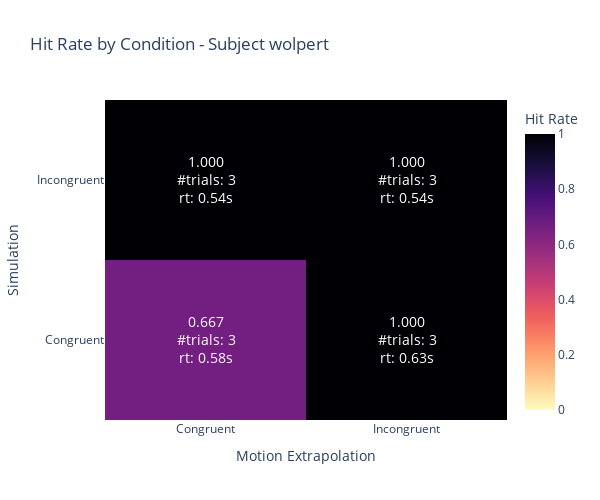
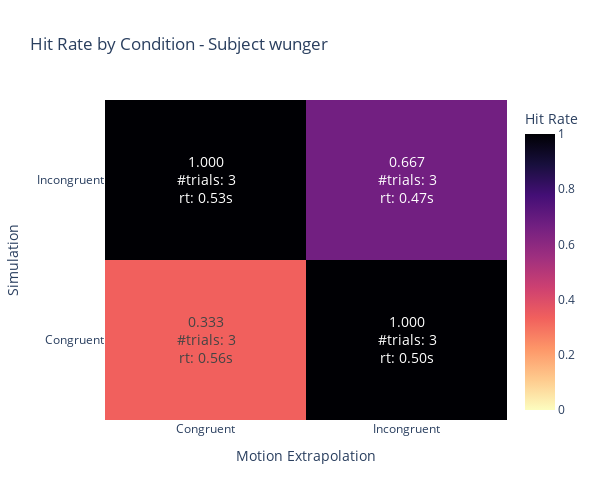
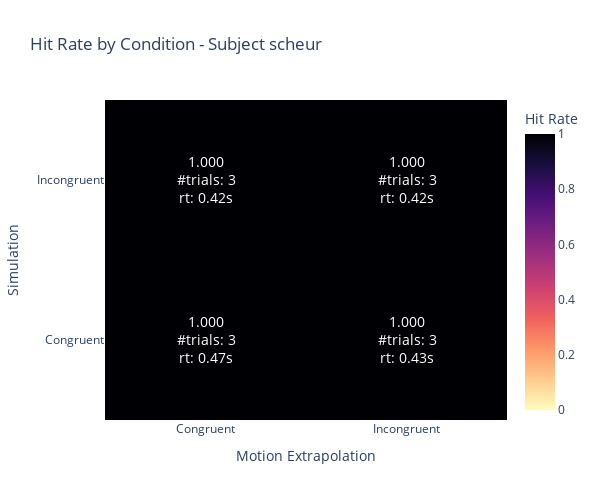
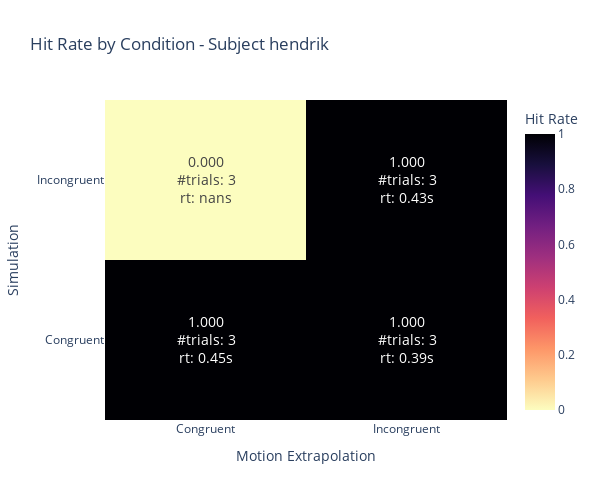

Write notebook code for charts like these, in order.
### Code cell
for this_name in all_sub_names:
    wie = get_data(subject=f"sub-{this_name}", task="ball_hue")
    
    # Get hit rates for each condition
    simc_xpolc = get_hit_rate(df=wie, sim_con=True, expol_con=True, return_df=True)["accuracy"]
    simc_xpoli = get_hit_rate(df=wie, sim_con=True, expol_con=False, return_df=True)["accuracy"]
    simi_xpolc = get_hit_rate(df=wie, sim_con=False, expol_con=True, return_df=True)["accuracy"]
    simi_xpoli = get_hit_rate(df=wie, sim_con=False, expol_con=False, return_df=True)["accuracy"]
    
    cc_rt = get_rt(df=wie, sim_con=True, expol_con=True, return_df=False)
    ci_rt = get_rt(df=wie, sim_con=True, expol_con=False, return_df=False)
    ic_rt = get_rt(df=wie, sim_con=False, expol_con=True, return_df=False)
    ii_rt = get_rt(df=wie, sim_con=False, expol_con=False, return_df=False)

    print(f"Subject missed {get_false_negatives(wie)} trials")
    # print(f"simc_xpolc: {simc_xpolc.mean()}, simc_xpoli: {simc_xpoli.mean()}, simi_xpolc: {simi_xpolc.mean()}, simi_xpoli: {simi_xpoli.mean()}")

    # Create data for the 2x2 heatmap
    z_values = [[simc_xpolc.mean(), simc_xpoli.mean()], 
                [simi_xpolc.mean(), simi_xpoli.mean()]]
    
    # Create a figure with subplot for heatmap
    fig = go.Figure()

    # Add heatmap
    fig.add_trace(go.Heatmap(
        z=z_values,
        x=['Congruent', 'Incongruent'],
        y=['Congruent', 'Incongruent'],
        text=[[f"{simc_xpolc.mean():.3f}<br>#trials: {len(simc_xpolc)}<br>rt: {cc_rt:.2f}s", f"{simc_xpoli.mean():.3f}<br>#trials: {len(simc_xpoli)}<br>rt: {ci_rt:.2f}s"], 
            [f"{simi_xpolc.mean():.3f}<br>#trials: {len(simi_xpolc)}<br>rt: {ic_rt:.2f}s", f"{simi_xpoli.mean():.3f}<br>#trials: {len(simi_xpoli)}<br>rt: {ii_rt:.2f}s"]],
        texttemplate="%{text}",
        textfont={"size":14},
        colorscale="magma_r",
        showscale=True,
        colorbar=dict(title="Hit Rate"),
        zmin=0,  # Set minimum value for the color scale
        zmax=1   # Set maximum value for the color scale
    ))

    # Update layout
    fig.update_layout(
        title=f"Hit Rate by Condition - Subject {this_name}",
        xaxis=dict(title="Motion Extrapolation", side="bottom"),
        yaxis=dict(title="Simulation"),
        width=600,
        height=500
    )

    # Show the figure
    fig.show()

### Figure 1 — Plotly figure (JSON) as saved in the notebook; plotly's stock layout.template omitted (floating-point values rounded to 4 significant figures)
{"data": [{"colorbar": {"title": {"text": "Hit Rate"}}, "colorscale": [[0, "#fcfdbf"], [0.1111, "#feca8d"], [0.2222, "#fd9668"], [0.3333, "#f1605d"], [0.4444, "#cd4071"], [0.5556, "#9e2f7f"], [0.6667, "#721f81"], [0.7778, "#440f76"], [0.8889, "#180f3d"], [1, "#000004"]], "showscale": true, "text": [["0.667<br>#trials: 3<br>rt: 0.58s", "1.000<br>#trials: 3<br>rt: 0.63s"], ["1.000<br>#trials: 3<br>rt: 0.54s", "1.000<br>#trials: 3<br>rt: 0.54s"]], "textfont": {"size": 14}, "texttemplate": "%{text}", "type": "heatmap", "x": ["Congruent", "Incongruent"], "y": ["Congruent", "Incongruent"], "z": [[0.6667, 1], [1, 1]], "zmax": 1, "zmin": 0}], "layout": {"height": 500, "title": {"text": "Hit Rate by Condition - Subject wolpert"}, "width": 600, "xaxis": {"side": "bottom", "title": {"text": "Motion Extrapolation"}}, "yaxis": {"title": {"text": "Simulation"}}}}

### Figure 2 — Plotly figure (JSON) as saved in the notebook; plotly's stock layout.template omitted (floating-point values rounded to 4 significant figures)
{"data": [{"colorbar": {"title": {"text": "Hit Rate"}}, "colorscale": [[0, "#fcfdbf"], [0.1111, "#feca8d"], [0.2222, "#fd9668"], [0.3333, "#f1605d"], [0.4444, "#cd4071"], [0.5556, "#9e2f7f"], [0.6667, "#721f81"], [0.7778, "#440f76"], [0.8889, "#180f3d"], [1, "#000004"]], "showscale": true, "text": [["0.333<br>#trials: 3<br>rt: 0.56s", "1.000<br>#trials: 3<br>rt: 0.50s"], ["1.000<br>#trials: 3<br>rt: 0.53s", "0.667<br>#trials: 3<br>rt: 0.47s"]], "textfont": {"size": 14}, "texttemplate": "%{text}", "type": "heatmap", "x": ["Congruent", "Incongruent"], "y": ["Congruent", "Incongruent"], "z": [[0.3333, 1], [1, 0.6667]], "zmax": 1, "zmin": 0}], "layout": {"height": 500, "title": {"text": "Hit Rate by Condition - Subject wunger"}, "width": 600, "xaxis": {"side": "bottom", "title": {"text": "Motion Extrapolation"}}, "yaxis": {"title": {"text": "Simulation"}}}}

### Figure 3 — Plotly figure (JSON) as saved in the notebook; plotly's stock layout.template omitted (floating-point values rounded to 4 significant figures)
{"data": [{"colorbar": {"title": {"text": "Hit Rate"}}, "colorscale": [[0, "#fcfdbf"], [0.1111, "#feca8d"], [0.2222, "#fd9668"], [0.3333, "#f1605d"], [0.4444, "#cd4071"], [0.5556, "#9e2f7f"], [0.6667, "#721f81"], [0.7778, "#440f76"], [0.8889, "#180f3d"], [1, "#000004"]], "showscale": true, "text": [["1.000<br>#trials: 3<br>rt: 0.47s", "1.000<br>#trials: 3<br>rt: 0.43s"], ["1.000<br>#trials: 3<br>rt: 0.42s", "1.000<br>#trials: 3<br>rt: 0.42s"]], "textfont": {"size": 14}, "texttemplate": "%{text}", "type": "heatmap", "x": ["Congruent", "Incongruent"], "y": ["Congruent", "Incongruent"], "z": [[1, 1], [1, 1]], "zmax": 1, "zmin": 0}], "layout": {"height": 500, "title": {"text": "Hit Rate by Condition - Subject scheur"}, "width": 600, "xaxis": {"side": "bottom", "title": {"text": "Motion Extrapolation"}}, "yaxis": {"title": {"text": "Simulation"}}}}

### Figure 4 — Plotly figure (JSON) as saved in the notebook; plotly's stock layout.template omitted (floating-point values rounded to 4 significant figures)
{"data": [{"colorbar": {"title": {"text": "Hit Rate"}}, "colorscale": [[0, "#fcfdbf"], [0.1111, "#feca8d"], [0.2222, "#fd9668"], [0.3333, "#f1605d"], [0.4444, "#cd4071"], [0.5556, "#9e2f7f"], [0.6667, "#721f81"], [0.7778, "#440f76"], [0.8889, "#180f3d"], [1, "#000004"]], "showscale": true, "text": [["1.000<br>#trials: 3<br>rt: 0.45s", "1.000<br>#trials: 3<br>rt: 0.39s"], ["0.000<br>#trials: 3<br>rt: nans", "1.000<br>#trials: 3<br>rt: 0.43s"]], "textfont": {"size": 14}, "texttemplate": "%{text}", "type": "heatmap", "x": ["Congruent", "Incongruent"], "y": ["Congruent", "Incongruent"], "z": [[1, 1], [0, 1]], "zmax": 1, "zmin": 0}], "layout": {"height": 500, "title": {"text": "Hit Rate by Condition - Subject hendrik"}, "width": 600, "xaxis": {"side": "bottom", "title": {"text": "Motion Extrapolation"}}, "yaxis": {"title": {"text": "Simulation"}}}}
